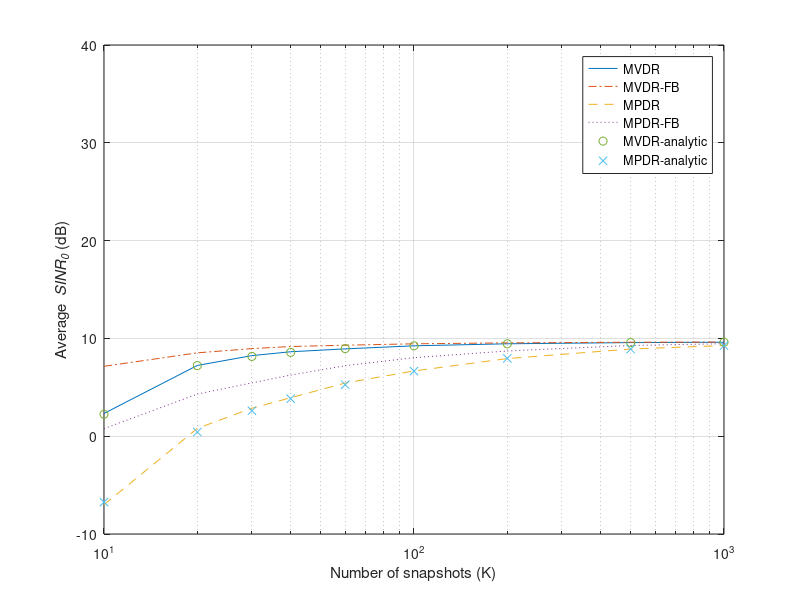
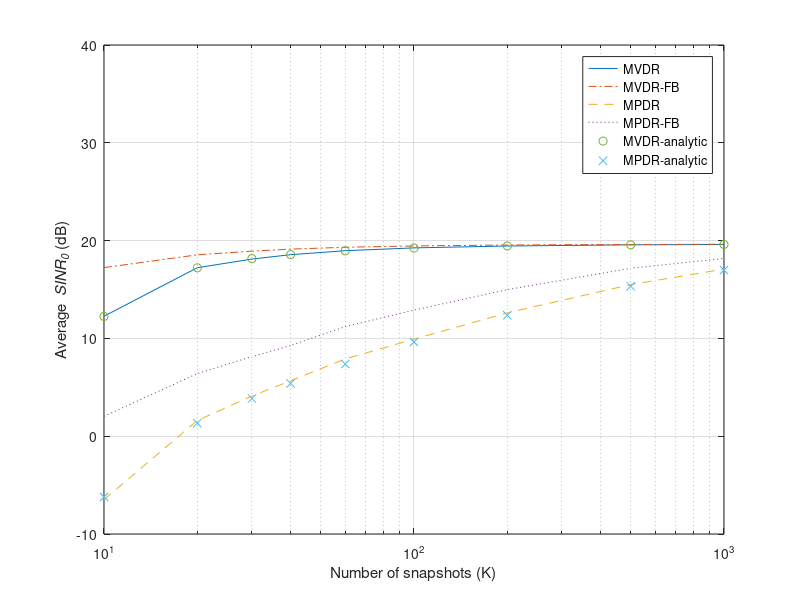
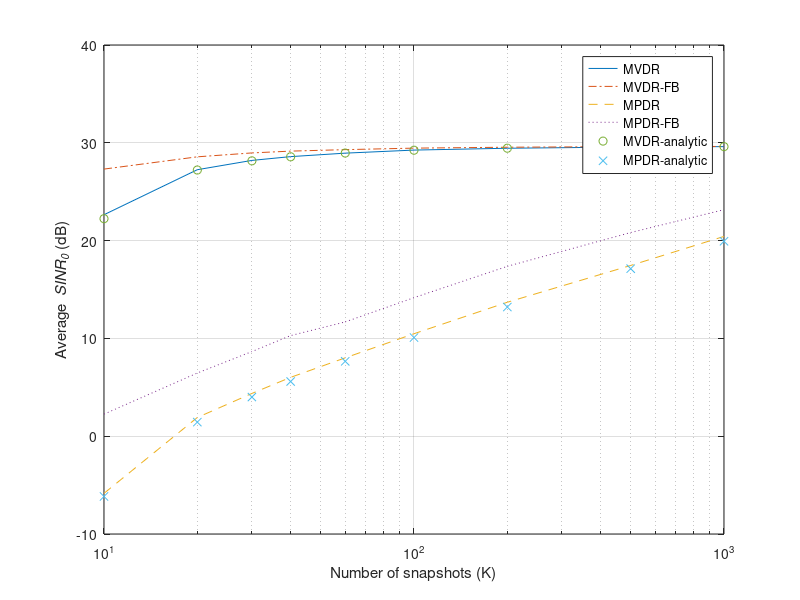
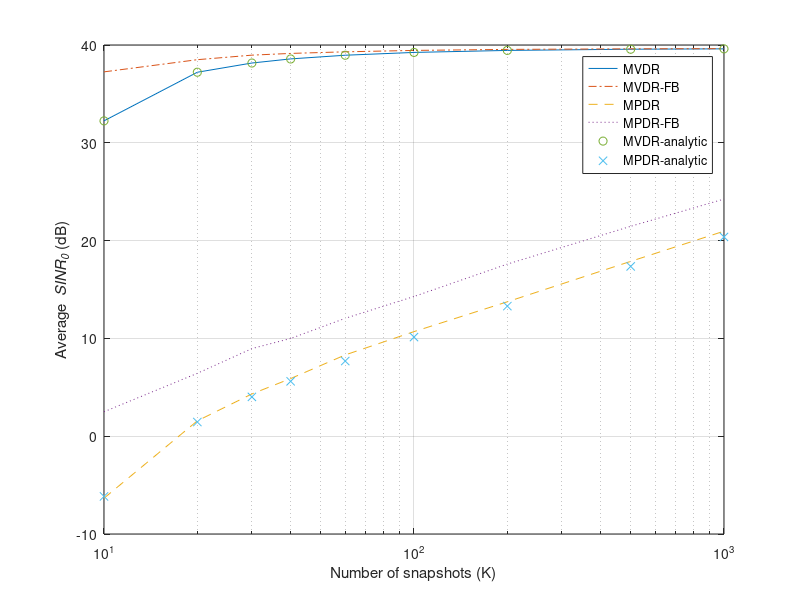

MATLAB code for these plots, in order:
%%%%%%%%%%%%%%%%%%%%%%%%%%%%%%%%
% Figure 7.5, 7.6 Example 7.3.2
%  K. Bell 1/16/03
% Updated by K. Bell 1/30/04
%%%%%%%%%%%%%%%%%%%%%%%%%%%%%%%%
clear all
close all

N = 10;
d = 0.5;
L = 200;
K = [10 20 30 40 60 100 200 500 1000];
nk = length(K);
D  = [-(N-1)/2:1:(N-1)/2].';

us = 0;
SNR = [0:10:30];
ns = length(SNR);
uI1 = 0.29;
uI2 = 0.45;
sigma_1 =10^(20/10);
sigma_2 =10^(20/10);

sigma_n = 1;

vs  = exp(j*2*pi*d*D*us);
vI1  = exp(j*2*pi*d*D*uI1);
vI2  = exp(j*2*pi*d*D*uI2);

Rn =  sigma_1*vI1*vI1'+sigma_2*vI2*vI2'+ sigma_n*eye(N);
Rninv = inv(Rn);
Wq = vs/N;            % C*inv(C'*C)*f  
Wo = Rninv*vs*inv(vs'*Rninv*vs);


rho_bar = zeros(ns,nk);
rho_barfb = zeros(ns,nk);
eta_bar = zeros(ns,nk);
eta_barfb = zeros(ns,nk);

for n = 1:ns
    sigma_s = 10^(SNR(n)/10);
    Rs = sigma_s*vs*vs';
    Rx = Rs+Rn;
    
    SINRopt = real(Wo'*Rs*Wo)/real(Wo'*Rn*Wo);      
        
    Erho = zeros(1,nk);
    Eeta1 = zeros(1,nk);
    for k = 1:nk
        rho = zeros(1,L);
        rhofb = zeros(1,L);
        eta = zeros(1,L);
        etafb = zeros(1,L);
        for ll = 1:L
            ss  = sqrt(sigma_s/2)*randn(1,K(k))+j*sqrt(sigma_s/2)*randn(1,K(k));  % signal samples
            ii1 = sqrt(sigma_1/2)*randn(1,K(k))+j*sqrt(sigma_1/2)*randn(1,K(k));  % interference samples
            ii2 = sqrt(sigma_2/2)*randn(1,K(k))+j*sqrt(sigma_2/2)*randn(1,K(k));  % interference samples
            nn  = sqrt(sigma_n/2)*randn(N,K(k))+j*sqrt(sigma_n/2)*randn(N,K(k));    % noise samples
            
            sv =  vs*ss;
            nv =  vI1*ii1+vI2*ii2+nn;
            xx  = sv+nv;
            
            nvb = conj(flipud(nv));
            xxb = conj(flipud(xx));
            
            Rnhat   = nv*nv'/K(k);
            Rnhatfb = 0.5*Rnhat + 0.5*(nvb*nvb')/K(k);
            Rxhat   = xx*xx'/K(k);
            Rxhatfb = 0.5*Rxhat + 0.5*(xxb*xxb')/K(k);
            
            Rnhatinv   = inv(Rnhat);
            Rnhatfbinv = inv(Rnhatfb);
            Rxhatinv   = inv(Rxhat);
            Rxhatfbinv = inv(Rxhatfb);
            
            wv   = Rnhatinv*vs*inv(vs'*Rnhatinv*vs);
            wvfb = Rnhatfbinv*vs*inv(vs'*Rnhatfbinv*vs);
            wp   = Rxhatinv*vs*inv(vs'*Rxhatinv*vs);
            wpfb = Rxhatfbinv*vs*inv(vs'*Rxhatfbinv*vs);

            rho(ll)   = (real(wv'*Rs*wv)/real(wv'*Rn*wv))/SINRopt;
            rhofb(ll) = (real(wvfb'*Rs*wvfb)/real(wvfb'*Rn*wvfb))/SINRopt;
            eta(ll)   = (real(wp'*Rs*wp)/real(wp'*Rn*wp))/SINRopt;
            etafb(ll) = (real(wpfb'*Rs*wpfb)/real(wpfb'*Rn*wpfb))/SINRopt;
        end % trials
        rho_bar(n,k) = sum(rho)/L;
        Erho(k) = (K(k)+2-N)/(K(k)+1);
        rho_barfb(n,k) = sum(rhofb)/L;
        eta_bar(n,k) = sum(eta)/L;
        a=K(k)-N+2;
        b = N-1;
        Eeta1(k) = (a/(a+b))/(1+SINRopt*b/(a+b+1));
        eta_barfb(n,k) = sum(etafb)/L;
    end
    
    figure
    h1=semilogx(K,10*log10(rho_bar(n,:)*SINRopt),'-');
    hold on
    h2=semilogx(K,10*log10(rho_barfb(n,:)*SINRopt),'-.');
    h3=semilogx(K,10*log10(eta_bar(n,:)*SINRopt),'--');
    h4=semilogx(K,10*log10(eta_barfb(n,:)*SINRopt),':');
    h5=semilogx(K,10*log10(Erho*SINRopt),'o');
    h6=semilogx(K,10*log10(Eeta1*SINRopt),'x');
    hold off
    legend([h1 h2 h3 h4 h5 h6],'MVDR','MVDR-FB','MPDR','MPDR-FB','MVDR-analytic','MPDR-analytic')
    grid on
    xlabel('Number of snapshots (K)')
    ylabel('Average {\it SINR_0} (dB)')
    axis([10 1000 -10 40])
end

figure
semilogx(K,10*log10(eta_bar(1,:)),'-');
hold on
semilogx(K,10*log10(eta_bar(2,:)),'-.');
semilogx(K,10*log10(eta_bar(3,:)),'--');
semilogx(K,10*log10(eta_bar(4,:)),':');
semilogx(K,10*log10(eta_barfb(1,:)),'-x');
semilogx(K,10*log10(eta_barfb(2,:)),'-.o');
semilogx(K,10*log10(eta_barfb(3,:)),'--+');
semilogx(K,10*log10(eta_barfb(4,:)),':*');
hold off
legend('{\it SNR} = 0 dB','{\it SNR} = 10 dB','{\it SNR} = 20 dB','{\it SNR} = 30 dB','{\it SNR} = 0 dB, FB','{\it SNR} = 10 dB, FB','{\it SNR} = 20 dB, FB','{\it SNR} = 30 dB, FB')
grid on
xlabel('Number of snapshots (K)')
ylabel('Normalized average {\it SINR_0} (dB)')
axis([10 1000 -50 0])
